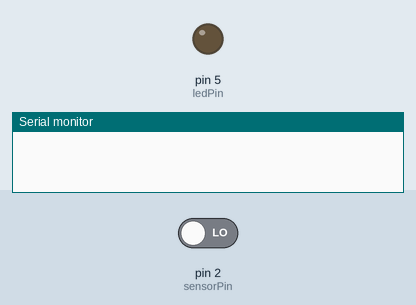
The sketch below on a simulated Arduino Uno, built with avr-gcc and run on an emulated ATmega328P. Shown: output pins drawn as LEDs (lit = HIGH), the last lines printed to the serial monitor. Inputs (shaded band) come from the test bench; at power-on: pin 2 (sensorPin) LOW.

Above: at 1.2 s.
1.3 s: pin 2 (sensorPin) driven HIGH
At 2.1 s:
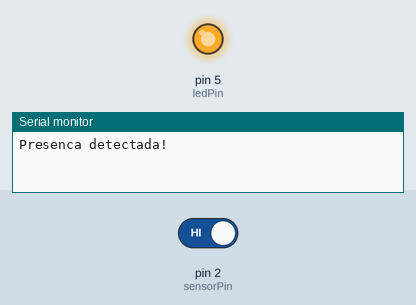
4.3 s: pin 2 (sensorPin) driven LOW
At 5.0 s:
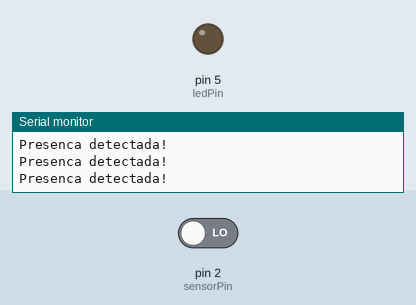
Timing chart, 0 to 7.3 s (numbered marks = the images above; inputs shaded):
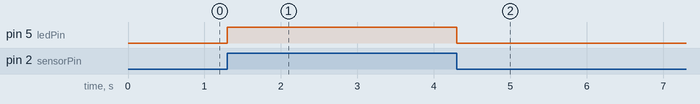

The sketch:

lab010.ino
```cpp
// C++ code
//
// Com Arduino UNO Montar:
// • Alerta de Presença
// • Gerar uma mensagem na serial e piscar LED se detectado presença
// • Sensor PIR

// Definindo as portas e constantes
const int sensorPin = 2; // Porta onde o sensor PIR está conectado
const int ledPin = 5;    // Porta onde o LED está conectado

// Função para inicializar o código
void setup()
{
  Serial.begin(9600);        // Inicia a comunicação serial
  pinMode(sensorPin, INPUT); // Define a porta do sensor como entrada
  pinMode(ledPin, OUTPUT);   // Define a porta do LED como saída
}

// Função para executar repetidamente
void loop()
{
  // Leitura do valor digital do sensor PIR
  int sensorValue = digitalRead(sensorPin);

  // Verifica se o sensor detectou presença
  if (sensorValue == HIGH)
  {
    // Imprime mensagem na serial
    Serial.println("Presenca detectada!");

    // Acende o LED
    digitalWrite(ledPin, HIGH);

    // Aguarda 1 segundo
    delay(1000);

    // Apaga o LED
    digitalWrite(ledPin, LOW);
  }
}
```

Measured:
- after the input at 1.3 s, pin 5 (ledPin): LOW → HIGH at once
- after the input at 4.3 s, pin 5 (ledPin): HIGH → LOW at once
